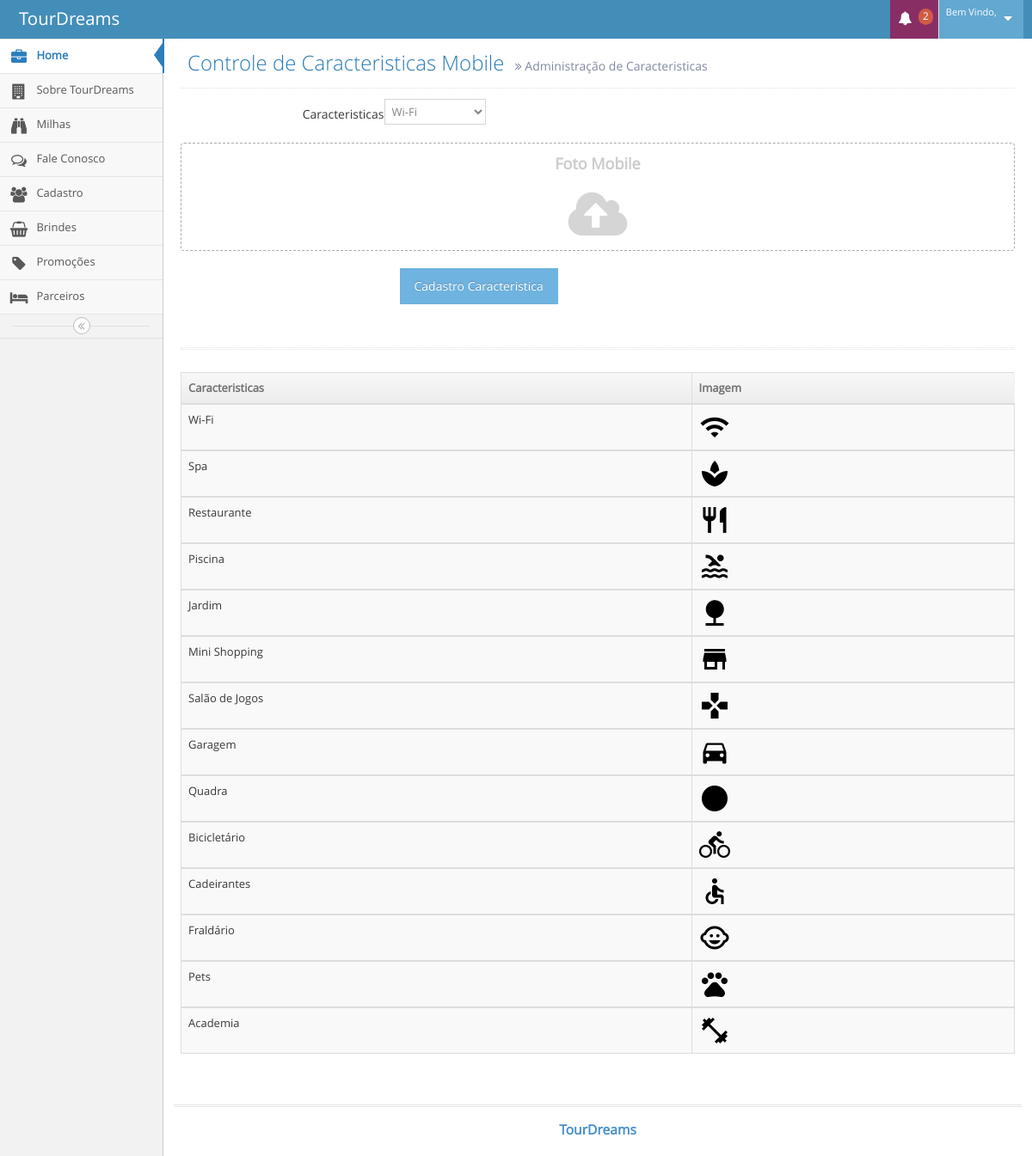
/tour_dreams/TourDreams/CMS/admCaracteristicas.php, run on the app's committed database.
### tables this page shows
CREATE TABLE `tbl_caracteristicas` (
  `id_caracteristicas` int(11) NOT NULL AUTO_INCREMENT,
  `nome_caracteristica` varchar(45) NOT NULL,
  `foto_caracteristica` varchar(200) NOT NULL,
  `foto_mobile` varchar(200) DEFAULT NULL,
  PRIMARY KEY (`id_caracteristicas`)
);

### tour_dreams/TourDreams/CMS/admCaracteristicas.php (the view, shortened to what this page needs)
<?php
	@$id_administrador = $_GET['id_administrador'];
	@$nome_administrador = $_GET['nome_administrador'];
?>
<!DOCTYPE html>
<html lang="pt-br">
	<head>
		<link rel="stylesheet" href="assets/css/bootstrap.min.css" />
		<link rel="stylesheet" href="assets/font-awesome/4.5.0/css/font-awesome.min.css" />
		<link rel="stylesheet" href="assets/css/jquery-ui.custom.min.css" />
		<link rel="stylesheet" href="assets/css/chosen.min.css" />
		<link rel="stylesheet" href="assets/css/bootstrap-datepicker3.min.css" />
		<link rel="stylesheet" href="assets/css/bootstrap-timepicker.min.css" />
		<link rel="stylesheet" href="assets/css/daterangepicker.min.css" />
		<link rel="stylesheet" href="assets/css/bootstrap-datetimepicker.min.css" />
		<link rel="stylesheet" href="assets/css/bootstrap-colorpicker.min.css" />
		<link rel="stylesheet" href="assets/css/ace.min.css" class="ace-main-stylesheet" id="main-ace-style" />
		<link rel="stylesheet" href="assets/css/ace-skins.min.css" />
		<link rel="stylesheet" href="assets/css/ace-rtl.min.css" />
	</head>
	<body class="no-skin">
		<div id="navbar" class="navbar navbar-default          ace-save-state">
			<div class="navbar-container ace-save-state" id="navbar-container">
				<div class="navbar-header pull-left">
					<a href="index.html" class="navbar-brand">
						<small>
							TourDreams
						</small>
					</a>
				</div>
				<div class="navbar-buttons navbar-header pull-right" role="navigation">
					<ul class="nav ace-nav">
						<li class="purple dropdown-modal">
							<a data-toggle="dropdown" class="dropdown-toggle" href="#">
								<i class="ace-icon fa fa-bell icon-animated-bell"></i>
								<span class="badge badge-important">2</span>
							</a>
						</li>
						<li class="light-blue dropdown-modal">
							<a data-toggle="dropdown" href="#" class="dropdown-toggle">
								<span class="user-info">
									<small>Bem Vindo,</small>
								</span>
								<i class="ace-icon fa fa-caret-down"></i>
							</a>
						</li>
					</ul>
				</div>
			</div>
		</div>
		<div class="main-container ace-save-state" id="main-container">
			<div id="sidebar" class="sidebar                  responsive                    ace-save-state">
				<ul class="nav nav-list">
					<li class="active">
						<a href="home.php?nome_administrador=<?php echo$_GET['nome_administrador'];?>&id_administrador=<?php echo$_GET['id_administrador'];?>">
							<i class="menu-icon fa fa-briefcase"></i>
							<span class="menu-text"> Home </span>
						</a>
					</li>
					<li class="">
						<a href="admSobre.php?nome_administrador=<?php echo$_GET['nome_administrador'];?>&id_administrador=<?php echo$_GET['id_administrador'];?>">
							<i class="menu-icon fa fa-building"></i>
							<span class="menu-text">  Sobre TourDreams </span>
						</a>
					</li>
					<li class="">
						<a href="admMilhas.php?nome_administrador=<?php echo$_GET['nome_administrador'];?>&id_administrador=<?php echo$_GET['id_administrador'];?>">
							<i class="menu-icon fa fa-binoculars"></i>
							<span class="menu-text"> Milhas </span>
						</a>
					</li>
					<li class="">
						<a href="admFale.php?nome_administrador=<?php echo$_GET['nome_administrador'];?>&id_administrador=<?php echo$_GET['id_administrador'];?>">
							<i class="menu-icon fa fa-comments-o"></i>
							<span class="menu-text"> Fale Conosco </span>
						</a>
					</li>
					<li class="">
						<a href="admUser.php?nome_administrador=<?php echo$_GET['nome_administrador'];?>&id_administrador=<?php echo$_GET['id_administrador'];?>">
							<i class="menu-icon fa fa-users"></i>
							<span class="menu-text"> Cadastro </span>
						</a>
					</li>
					<li class="">
						<a href="admBrindes.php?nome_administrador=<?php echo$_GET['nome_administrador'];?>&id_administrador=<?php echo$_GET['id_administrador'];?>">
							<i class="menu-icon fa fa-shopping-basket"></i>
							<span class="menu-text"> Brindes </span>
						</a>
					</li>
					<li class="">
						<a href="admPromocoes.php?nome_administrador=<?php echo$_GET['nome_administrador'];?>&id_administrador=<?php echo$_GET['id_administrador'];?>">
							<i class="menu-icon fa fa-tag"></i>
							<span class="menu-text"> Promoções </span>
						</a>
					</li>
					<li class="">
						<a href="parceiros.php?nome_administrador=<?php echo$_GET['nome_administrador'];?>&id_administrador=<?php echo$_GET['id_administrador'];?>">
							<i class="menu-icon fa fa-bed"></i>
							<span class="menu-text"> Parceiros </span>
						</a>
					</li>
				</ul>
				<div class="sidebar-toggle sidebar-collapse" id="sidebar-collapse">
					<i id="sidebar-toggle-icon" class="ace-icon fa fa-angle-double-left ace-save-state" data-icon1="ace-icon fa fa-angle-double-left" data-icon2="ace-icon fa fa-angle-double-right"></i>
				</div>
			</div>
			<div class="main-content">
				<div class="main-content-inner">
					<div class="page-content">
						<div class="page-header">
							<h1>
								Controle de Caracteristicas Mobile
								<small>
									<i class="ace-icon fa fa-angle-double-right"></i>
									Administração de Caracteristicas
								</small>
							</h1>
						</div>
						<div class="row">
							<div class="col-xs-12">
								<form class="form-horizontal" role="form" action="admCaracteristicas.php?nome_administrador=<?php echo($nome_administrador);?>&id_administrador=<?php echo($id_administrador);?>"  name="frmCaracteristica" method="post" enctype="multipart/form-data">
									<div class="form-group">
										<label class="col-sm-3 control-label no-padding-right" for="form-field-1">  Caracteristicas </label>
									<select name ="selectCaracteristicas">
											<?php
											$sql = "select * from tbl_caracteristicas where id_caracteristicas > 0";
												?>
											<?php
												$select = mysql_query($sql);
												while($rs = mysql_fetch_array($select)){
											?>
												<option value="<?php echo($rs['id_caracteristicas']);?>"><?php echo($rs['nome_caracteristica']);?></option>
											<?php
												}
											?>
									</select>
									</div>
									<div class="space-4"></div>
									<div class="form-group">
										<div class="col-xs-12">
										</div>
									</div>
									<div class="clearfix form-actions">
										<div class="col-md-offset-3 col-md-9">
											<input class="btn btn-info" type="submit" name="btn_cadastro_caracteristica" value="Cadastro Caracteristica">
										</div>
									</div>
								</form>
							</div>
						</div>
					</div>
					<div class="page-content">
						<div class="row">
							<div class="col-xs-12">
								<div class="hr hr-18 dotted hr-double"></div>
								<div class="row">
									<div class="col-xs-12">
										<div class="clearfix">
										</div>
										<div>
											<table id="dynamic-table" class="table table-striped table-bordered table-hover">
												<thead>
													<tr>
														<th>Caracteristicas</th>
														<th>Imagem</th>
													</tr>
												</thead>
												<?php
												$sql = "select * from tbl_caracteristicas";
												$select = mysql_query($sql);
												while($rs = mysql_fetch_array($select)){
												?>
												<tbody>
													<tr>
														<td>
															<?php echo($rs['nome_caracteristica']);?>
														</td>
														<td><?php echo "<img class = 'imagem_tbl' src='Fotos_Mobile/".$rs['foto_mobile']."'>"?></td>
													</tr>
													<?php
														}
													?>
												</tbody>
											</table>
										</div>
									</div>
								</div>
							</div>
						</div>
					</div>
				</div>
			</div>
			<div class="footer">
				<div class="footer-inner">
					<div class="footer-content">
						<span class="bigger-120">
							<span class="blue bolder">TourDreams</span>
						</span>
					</div>
				</div>
			</div>
		</div>
	</body>
</html>

### data on the page
tbl_caracteristicas: nome_caracteristica "Wi-Fi", foto_mobile (picture)
tbl_caracteristicas: nome_caracteristica "Spa", foto_mobile (picture)
tbl_caracteristicas: nome_caracteristica "Restaurante", foto_mobile (picture)
tbl_caracteristicas: nome_caracteristica "Piscina", foto_mobile (picture)
tbl_caracteristicas: nome_caracteristica "Jardim", foto_mobile (picture)
tbl_caracteristicas: nome_caracteristica "Mini Shopping", foto_mobile (picture)
tbl_caracteristicas: nome_caracteristica "Salão de Jogos", foto_mobile (picture)
tbl_caracteristicas: nome_caracteristica "Garagem", foto_mobile (picture)
tbl_caracteristicas: nome_caracteristica "Quadra", foto_mobile (picture)
tbl_caracteristicas: nome_caracteristica "Bicicletário", foto_mobile (picture)
tbl_caracteristicas: nome_caracteristica "Cadeirantes", foto_mobile (picture)
tbl_caracteristicas: nome_caracteristica "Fraldário", foto_mobile (picture)
tbl_caracteristicas: nome_caracteristica "Pets", foto_mobile (picture)
tbl_caracteristicas: nome_caracteristica "Academia", foto_mobile (picture)

### other printed values
form field selectCaracteristicas "Wi-Fi"
